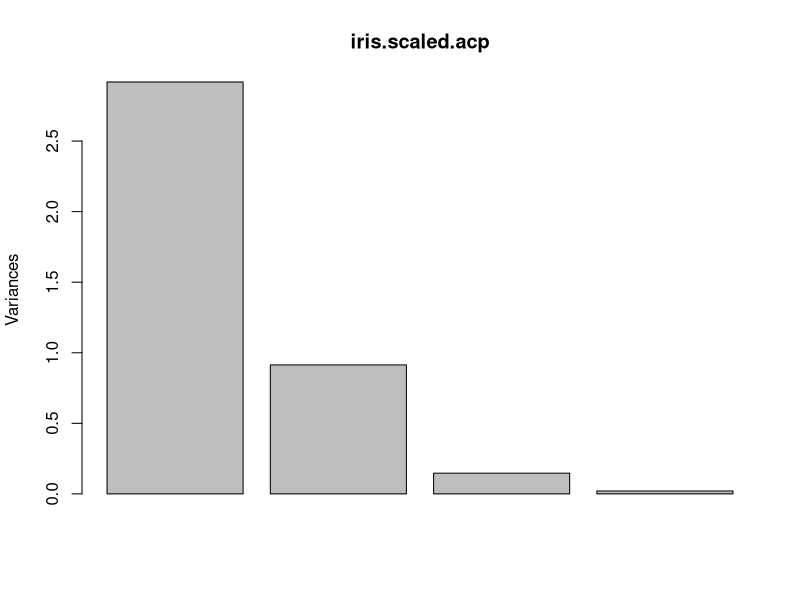
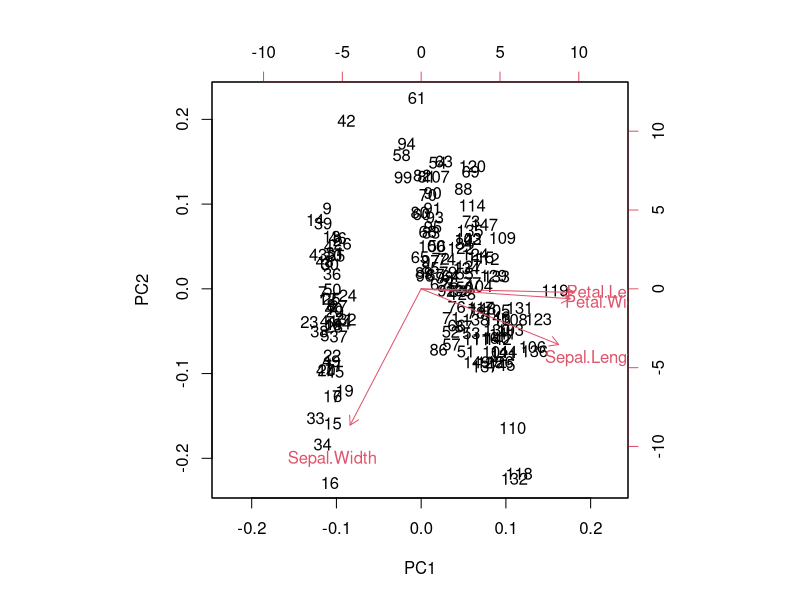
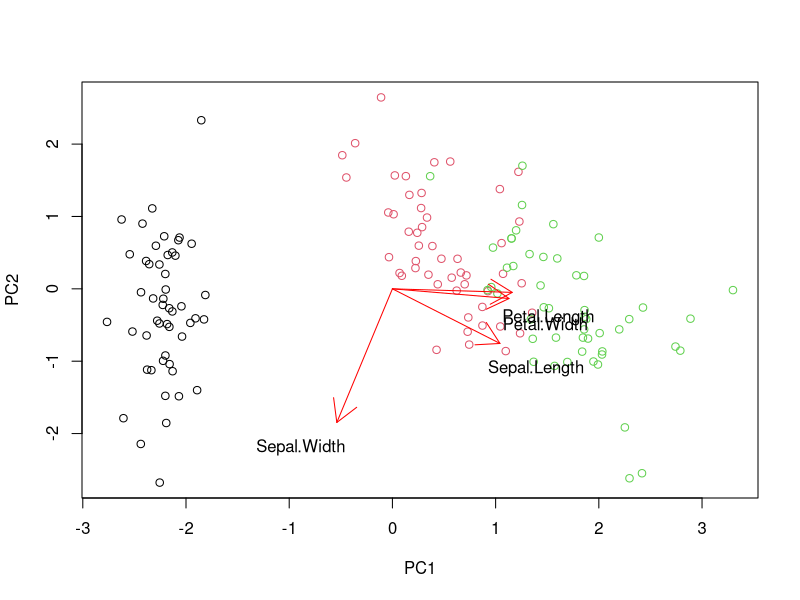

R code for these plots, in order: (Note: this script raises an error after producing the figures.)
iris.scaled <- scale (iris [,1:4])
iris.scaled.acp <- prcomp (iris.scaled, retx = T, scale = T)

plot (iris.scaled.acp) # = plot (iris.scaled.acp$sedv^2)

biplot (iris.scaled.acp)

plot (iris.scaled.acp$x [,1], iris.scaled.acp$x [,2],
      col = iris [,5], xlab = "PC1", ylab = "PC2")
for (i in 1:4) {
    arrows (0, 0, 2 * iris.scaled.acp$rotation [i,1],
            2 * iris.scaled.acp$rotation [i,2], col = "red")
    s1 <- ifelse (iris.scaled.acp$rotation [i,1] < 0, -1, 1)
    s2 <- ifelse (iris.scaled.acp$rotation [i,2] < 0, -1, 1)
    text (2 * iris.scaled.acp$rotation [i,1] + s1 * .35,
          2 * iris.scaled.acp$rotation [i,2] + s2 * .35,
          names(iris)[i])
}







nv <- sommeil [,2:ncol(sommeil)]
nv.ok <- apply (nv, 1, function (x) { all (!is.na (x)) })

nv.ok.acp.prcomp <- prcomp (nv [nv.ok,], retx = T, scale = T)
# center = TRUE par défaut
# fait une svd de la matrice de données
# names(nv.ok.acp.prcomp$x[,1])
biplot (nv.ok.acp.prcomp, xlabs = sommeil$Species[nv.ok])



d <- as.matrix (dist (nv.ok.acp.prcomp$x))
K <- 5
N <- length (which (nv.ok))
les.voisins <- matrix (0, nrow = N, ncol = K)
for (i in 1:N) {
    knn.i <- sort (d [i,], index.return = T)
    les.voisins [i, ] <- knn.i$i [2:(K+1)]
}

# espèce les plus proches de l'homme :
sommeil$Species[nv.ok][les.voisins[22,]]




sommeil.kmeans <- list ()
inertie <- rep (0, times = 10)
for (k in 2:10) {
    sommeil.kmeans [[k]] <- kmeans (nv [nv.ok,], centers = k, nstart = 30)
    inertie [k] <- sum (sommeil.kmeans [[k]]$withinss)
}

for (i in 1:4)
    print (sommeil [nv.ok,1][which (sommeil.kmeans[[4]]$cluster==i)])

for (i in 1:5)
    print (sommeil [nv.ok,1][which (sommeil.kmeans[[5]]$cluster==i)])




sommeil.scaled.kmeans <- list ()
inertie.scaled <- rep (0, times = 10)
nv.scaled <- scale (nv [nv.ok,])
for (k in 2:10) {
    sommeil.scaled.kmeans [[k]] <- kmeans (nv.scaled, centers = k, nstart = 30)
    inertie.scaled [k] <- sum (sommeil.scaled.kmeans [[k]]$withinss)
}


for (i in 1:5)
    print (sommeil [nv.ok,1][which (sommeil.scaled.kmeans[[5]]$cluster==i)])











iris.acp <- prcomp (iris [,1:4], retx = T, scale = T)
biplot (iris.acp)



spheres.dans.l.espace <- function (n, P)
    {
        K <- length (n)
        centers <- matrix (runif (K * P), nrow = K, ncol = P)
        sdev <- matrix (runif (K * P, max = .1), nrow = K, ncol = P)
        N <- sum (n)
        x <- matrix (0, nrow = N, ncol = P)
        indice <- 0
        for (i in 1:K) {
            for (j in 1:n [i]) {
                x [indice + j, ] <- rnorm (P, mean = centers [i, ], sd = sdev [i, ])
            }
            indice <- indice + n [i]
        }
        return (x)
    }
